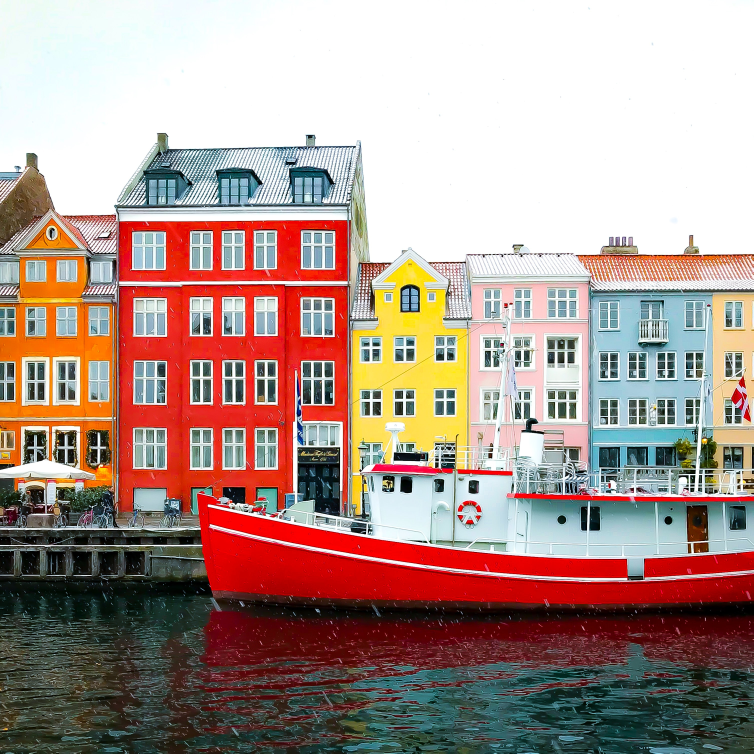
#> input picture spark/opencv/img/with boat.jpg, 3013 x 3013 px, found by its file name (shown at 1/4 size)
$ jupyter execute --allow-errors capter6.ipynb
#> lines starting #> are read from the running program, lines starting #| are printed output that depends on the picture
[cell 1]
import cv2
import numpy as np

#img=cv2.imread(r"C:\Users\admin\Pictures\naruto.jpg") #src image
img=cv2.imread(r"img\with boat.jpg") #img within a floder
#> img is the input picture: shape (3013, 3013, 3); mean B, G, R 140.5, 148.6, 173.2
img_resize=cv2.resize(img,(500,600)) #resizing the src
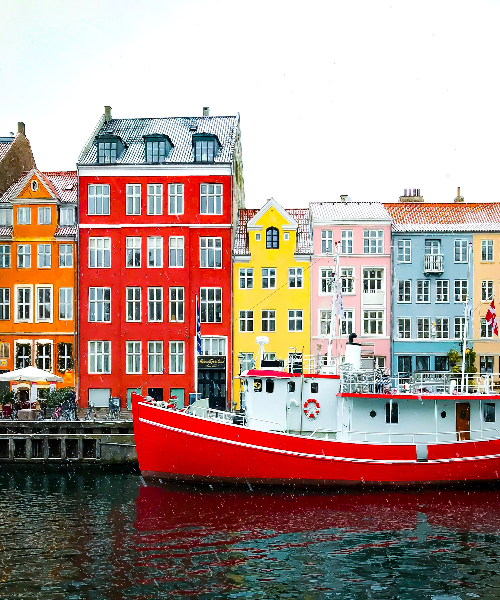
#> img_resize: shape (600, 500, 3); mean B, G, R 140.2, 148.3, 172.9

horizontal=np.hstack((img_resize,img_resize)) #right_left images
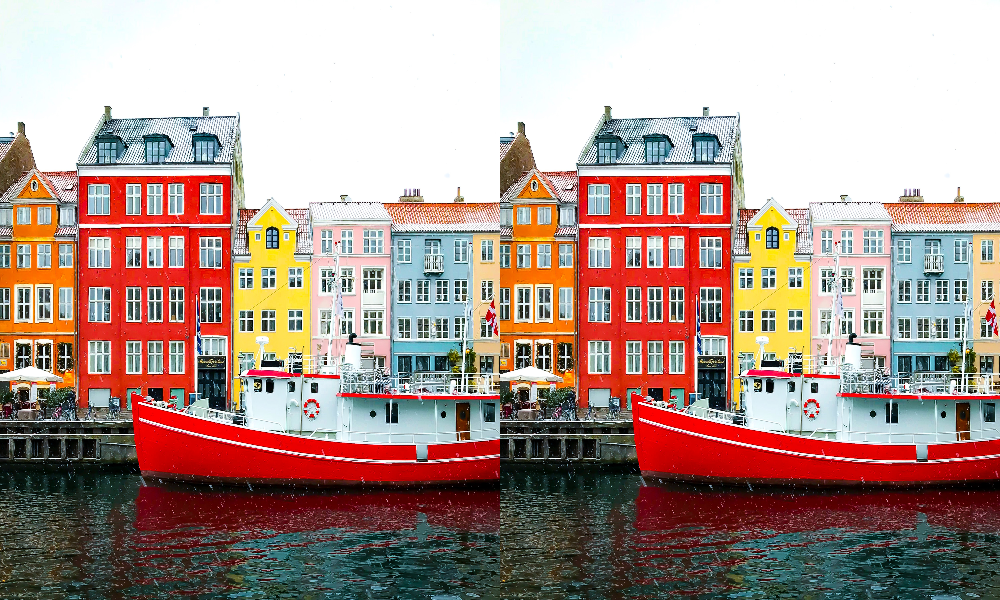
#> horizontal: shape (600, 1000, 3); mean B, G, R 140.2, 148.3, 172.9
vertical=np.vstack((img_resize,img_resize)) #top_bottom images
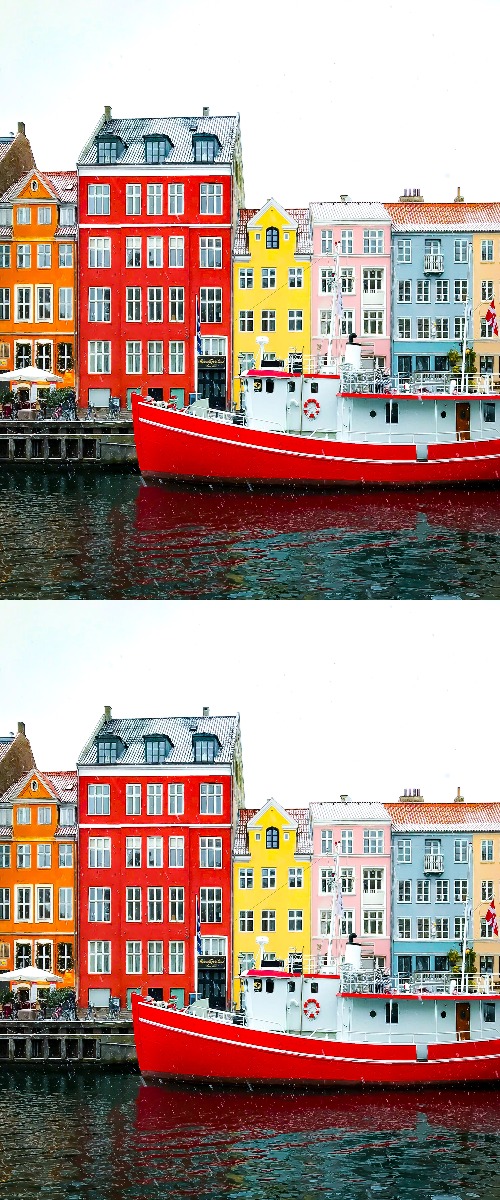
#> vertical: shape (1200, 500, 3); mean B, G, R 140.2, 148.3, 172.9

cv2.imshow("horizontal",horizontal)
cv2.imshow("vertical",vertical)

cv2.waitKey(0)
